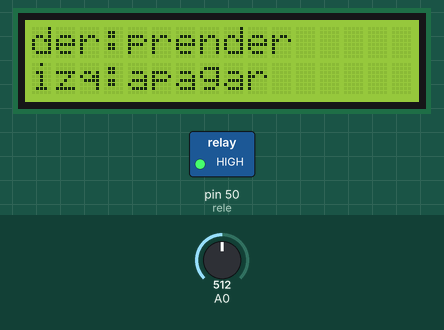
This sketch was run on a simulated Arduino Mega 2560, built with avr-gcc and run on an emulated ATmega2560. Shown: 16×2 character LCD, switched loads named in the sketch (green lamp = pin HIGH). Inputs (shaded band) come from the test bench; at power-on: A0 = 512.

Above: at 2.7 s.
2.8 s: A0 set to 11
4.3 s: A0 set to 8
At 5.1 s:
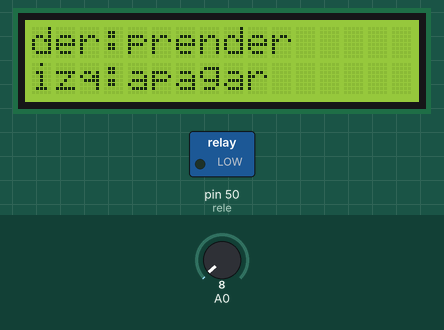
5.9 s: A0 set to 491
7.4 s: A0 set to 515
At 7.9 s:
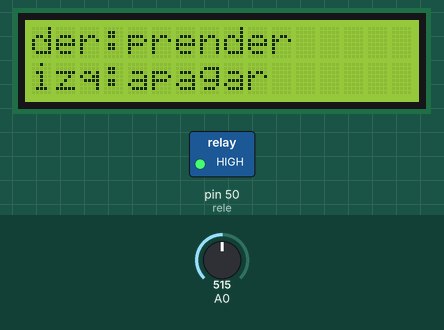
8.9 s: A0 set to 0
At 10.1 s:
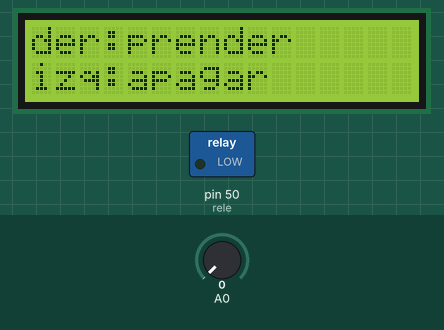
Timing chart, 0 to 11.5 s (numbered marks = the images above; inputs shaded):
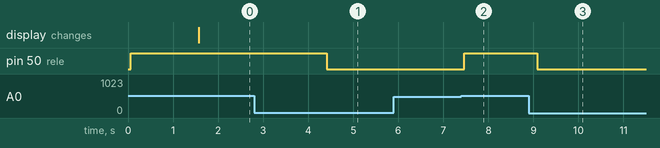

Measured:
- the behaviour switches between 10 and 9 on A0 (found by bisection; images 0 and 1)
- the behaviour switches between 500 and 501 on A0 (found by bisection; images 1 and 2)
- after the input at 2.8 s, every drawn part: stays the same
- after the input at 4.3 s, pin 50 (rele): HIGH → LOW after 0.11 s
- after the input at 5.9 s, every drawn part: stays the same
- after the input at 7.4 s, pin 50 (rele): LOW → HIGH after 0.06 s
- after the input at 8.9 s, pin 50 (rele): HIGH → LOW after 0.19 s

The sketch:

prueba-motor.ino
```cpp
#include <LiquidCrystal.h>

LiquidCrystal lcd(8, 9, 4, 5, 6, 7);

const int rele = 50;

void setup() {
  lcd.begin(16, 2);
  pinMode(rele, OUTPUT);
  digitalWrite(rele, HIGH);//apagar el relay
  lcd.print("prueba motor");
  delay(1500);
  lcd.clear();
}

void loop() {
  int boton = analogRead(A0);
  lcd.setCursor(0, 0);
  lcd.print("der:prender");
  lcd.setCursor(0, 1);
  lcd.print("izq:apagar");
  if(boton <10 ){
    digitalWrite(rele, LOW);
  }else if(boton < 550 && boton > 500){
    digitalWrite(rele, HIGH);
  }
  delay(200);
}
```
